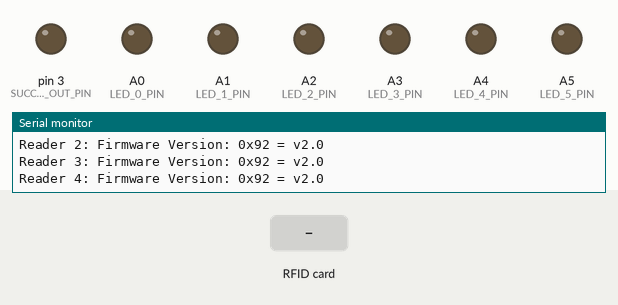
This sketch was run on a simulated Arduino Uno, built with avr-gcc and run on an emulated ATmega328P. Parts: output pins drawn as LEDs (lit = HIGH), the last lines printed to the serial monitor. The test bench sets the inputs (shaded band). Pins used as bus, display or sensor lines are not drawn.

Above: at 1.2 s.
1.3 s: RFID card 5E 7A 19 C4 held to the reader
At 1.47 s:
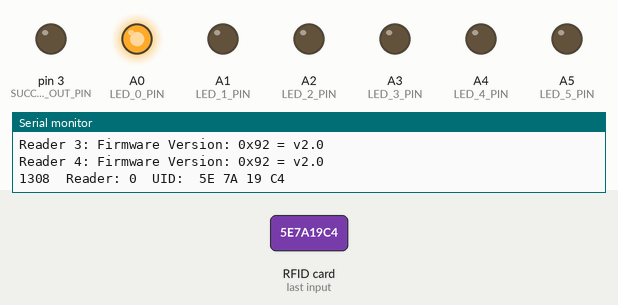
3.0 s: RFID card 5E 7A 19 C4 held to the reader
At 3.08 s:
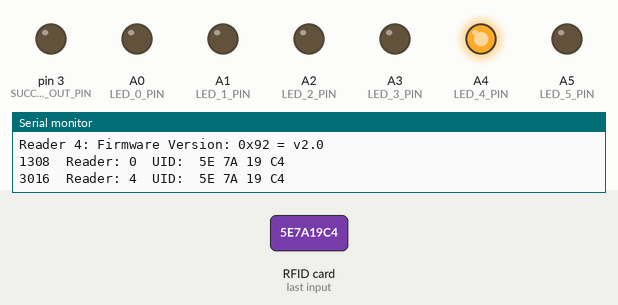
Timing chart, 0 to 6.0 s (numbered marks = the images above; inputs shaded):
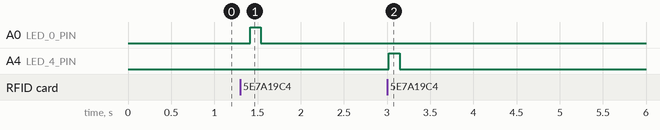

The sketch:

rfid_detect.ino
```cpp
//=============================================================================
// Exit the library (Siegel 7)
// RFDI detection
// Detect the presence 5 (or 6) objects with RFID tags at the respective RFID-readers.
//=============================================================================

// Compile for
//   Board: Ardunino Uno
//   Processor: ATmega328P

//=============================================================================

#include <SPI.h>
#include <MFRC522.h>

//=============================================================================
// RFID config

#define NR_OF_READERS   5
#define READER_GAIN     7

// Required card UIDs (0 = don't care)
#define UID_0   0
#define UID_1   0
#define UID_2   0
#define UID_3   0
#define UID_4   0
#define UID_5   0

//=============================================================================
// Pin mapping

#define RST_PIN         9
#define IRQ_PIN         2
#define SCK_PIN         13
#define MOSI_PIN        11
#define MISO_PIN        12

#define SS_0_PIN        10
#define SS_1_PIN        8
#define SS_2_PIN        7
#define SS_3_PIN        6
#define SS_4_PIN        5
#define SS_5_PIN        4

#define LED_0_PIN       A0
#define LED_1_PIN       A1
#define LED_2_PIN       A2
#define LED_3_PIN       A3
#define LED_4_PIN       A4
#define LED_5_PIN       A5

#define SUCCESS_OUT_PIN  3
#define SUCCESS_LED_PIN  LED_5_PIN

//=============================================================================

byte ss_pins[] = {SS_0_PIN, SS_1_PIN, SS_2_PIN, SS_3_PIN, SS_4_PIN};
byte led_pins[] = {LED_0_PIN, LED_1_PIN, LED_2_PIN, LED_3_PIN, LED_4_PIN};

MFRC522 mfrc522[NR_OF_READERS];

uint32_t required_uids[] = {UID_0, UID_1, UID_2, UID_3, UID_4};
bool detect[NR_OF_READERS];


//=============================================================================

void setup() {
  digitalWrite( SUCCESS_OUT_PIN, 0 );
  pinMode( SUCCESS_OUT_PIN, OUTPUT );
  digitalWrite( SUCCESS_LED_PIN, 0 );
  pinMode( SUCCESS_LED_PIN, OUTPUT );

  // All LEDs off
  for (uint8_t i=0; i<sizeof(led_pins)/sizeof(led_pins[0]); i++) {
      digitalWrite(led_pins[i], 0);
      pinMode(led_pins[i], OUTPUT);
  }

  Serial.begin(115200);
  Serial.println(F("Hello"));

  SPI.begin();

  // IMPORTANT: Disable all Slave-Select lines before initializing readers
  for (uint8_t i=0; i<sizeof(ss_pins)/sizeof(ss_pins[0]); i++) {
    digitalWrite(ss_pins[i], 1);
    pinMode(ss_pins[i], OUTPUT );
  }

  // Keep readers in reset
  digitalWrite(RST_PIN, 0);
  pinMode(RST_PIN, OUTPUT );
  delay(1);


}

// ================================================================================

void loop() {

    // Hard-reset all readers
    digitalWrite(RST_PIN, 0);  delay(1);
    digitalWrite(RST_PIN, 1);  delay(50);

   // Init reader
    for (uint8_t reader = 0; reader < NR_OF_READERS; reader++) {
        mfrc522[reader].PCD_Init(ss_pins[reader], RST_PIN);
        Serial.print(F("Reader "));  Serial.print(reader);  Serial.print(F(": "));
        mfrc522[reader].PCD_DumpVersionToSerial();

        // NOTE: Gain setting 7 only works with modified hardwere and may be not reliably at short distances.
        mfrc522[reader].PCD_SetAntennaGain( (READER_GAIN) << 4 );
    }

    while (1) {
        bool error = 0;

        for (uint8_t reader = 0; reader < NR_OF_READERS; reader++) {
            detect[reader] = 0;

            // Make sure the reader is working
            int ver = read_serial( reader );
            if (ver != 0x92) {  error = 1;  continue;  }

            if (mfrc522[reader].PICC_IsNewCardPresent()  &&
                    mfrc522[reader].PICC_ReadCardSerial()) {
                Serial.print( millis() );  Serial.print(F("\t"));
                Serial.print(F("Reader: "));  Serial.print(reader);  Serial.print(F("  "));
                Serial.print(F("UID: "));
                dump_byte_array(mfrc522[reader].uid.uidByte, mfrc522[reader].uid.size);
                Serial.print(F("\n"));

                uint32_t uid = *(uint32_t*) &mfrc522[reader].uid.uidByte;
                if ((required_uids[reader] == 0) ||
                      (uid == required_uids[reader])) {
                    detect[reader] = 1;
                }
            }

            mfrc522[reader].PCD_SoftPowerDown();
        }

        // Switch on leds for detected readers
        for (uint8_t i=0; i<NR_OF_READERS; i++) {
            digitalWrite(led_pins[i], detect[i]);
            pinMode(led_pins[i], OUTPUT);
        }

        // Test for success condition
        bool success = 1;
        for (uint8_t reader = 0; reader<NR_OF_READERS; reader++) {
          success &= detect[reader];
        }
        digitalWrite(SUCCESS_OUT_PIN, success);
        digitalWrite(SUCCESS_LED_PIN, success);

        // On errors, restart main loop (re-inits all readers)
        if (error) break;
    }
}

// ================================================================================
// Read serial number
int read_serial( int reader ) {
  byte v = mfrc522[reader].PCD_ReadRegister(MFRC522::VersionReg);
  return v;
}

// Read and print serial number
// This is a copy of MFRC522::PCD_DumpVersionToSerial() that additionally
// returns the read serial code.

int read_print_serial( int reader ) {
  byte v = mfrc522[reader].PCD_ReadRegister(MFRC522::VersionReg);
  Serial.print(F("Firmware Version: 0x"));
  Serial.print(v, HEX);
  switch(v) {
    case 0x88: Serial.println(F(" = (clone)"));  break;
    case 0x90: Serial.println(F(" = v0.0"));     break;
    case 0x91: Serial.println(F(" = v1.0"));     break;
    case 0x92: Serial.println(F(" = v2.0"));     break;
    case 0x12: Serial.println(F(" = counterfeit chip"));     break;
    default:   Serial.println(F(" = (unknown)"));
  }
  if ((v == 0x00) || (v == 0xFF))
    Serial.println(F("WARNING: Communication failure, is the MFRC522 properly connected?"));
  return v;
}

// ================================================================================

void dump_byte_array(byte *buffer, byte bufferSize) {
  for (byte i = 0; i < bufferSize; i++) {
    Serial.print(buffer[i] < 0x10 ? " 0" : " ");
    Serial.print(buffer[i], HEX);
  }
}

// ================================================================================
// Test functions

// First reader
void test_rfid(void)
{
    Serial.begin(115200);  Serial.println(F("Hello"));
    SPI.begin();

    while (1) {
        pinMode(ss_pins[0], OUTPUT );
        digitalWrite(ss_pins[0], 1);
        pinMode(RST_PIN, OUTPUT );
        digitalWrite(RST_PIN, 0);  delay(1);
        digitalWrite(RST_PIN, 1);  delay(50);

        mfrc522[0].PCD_Init(ss_pins[0], RST_PIN);
        mfrc522[0].PCD_DumpVersionToSerial();
        mfrc522[0].PCD_SetAntennaGain( 7 << 4 );

        while (1) {
            detect[0] = 0;
            int ver = read_serial(0);
            if (ver != 0x92) {  break; }

            if (mfrc522[0].PICC_IsNewCardPresent()  &&
                    mfrc522[0].PICC_ReadCardSerial()) {
                Serial.print( millis() ); Serial.print(F("\tCard UID:"));
                dump_byte_array(mfrc522[0].uid.uidByte, mfrc522[0].uid.size);
                Serial.print(F("\n"));
                detect[0] = 1;
            }

            mfrc522[0].PCD_SoftPowerDown();

            digitalWrite(led_pins[0], detect[0]);
            pinMode(led_pins[0], OUTPUT);
        }
    }
}


// Blink all LEDs with one second period
void test_led(void)
{
  bool on = 1;
  while (1) {
    for (int i=0; i<NR_OF_READERS; i++) {
      digitalWrite( led_pins[i], on );
      pinMode( led_pins[i], OUTPUT );
    }
    on = !on;
    delay(1000);
  }
}

// ================================================================================
```

Measured:
- after the input at 1.3 s, A0 (LED_0_PIN): LOW → HIGH after 0.11 s, → LOW 0.13 s later
- after the input at 3.0 s, A4 (LED_4_PIN): LOW → HIGH at once, → LOW 0.13 s later
